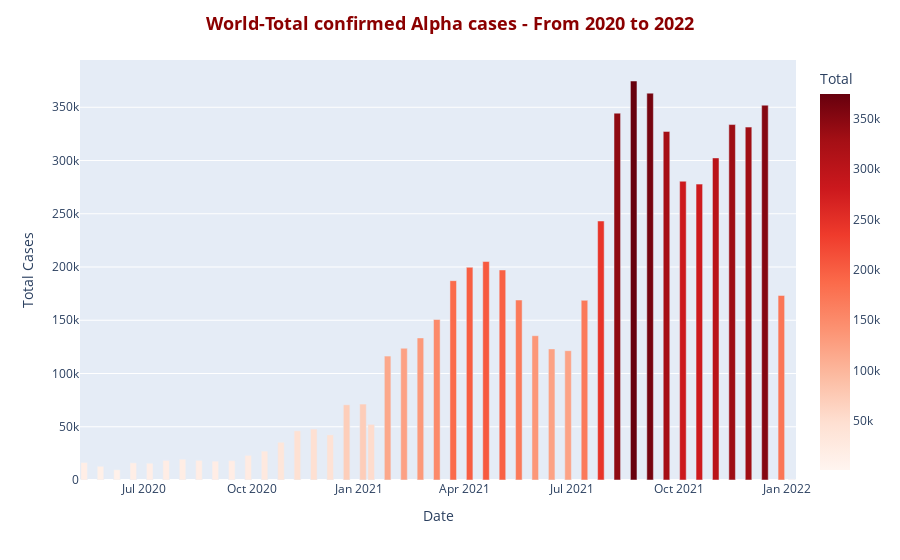

The cell this chart's notebook holds for it:
### Code cell
df_alpha_total = df[df['variant'] == 'Alpha'].groupby('Date')['Total'].sum().reset_index()
fig = px.bar(df_alpha_total,
             x='Date',
             y='Total',
             color='Total',
             color_continuous_scale = 'reds')

fig.update_layout(title = '<b>World-Total confirmed Alpha cases - From 2020 to 2022<b>',
                  title_x = 0.5,
                  title_font = dict(size= 18, color = 'DarkRed'),
                  yaxis = dict(title = 'Total Cases'))
fig.show()

### Figure 1 — Plotly figure (JSON) as saved in the notebook; plotly's stock layout.template omitted (floating-point values rounded to 4 significant figures)
{"data": [{"alignmentgroup": "True", "hovertemplate": "Date=%{x}<br>Total=%{marker.color}<extra></extra>", "legendgroup": "", "marker": {"color": [16436, 12903, 9660, 16160, 15764, 18421, 19535, 18471, 17673, 18154, 23133, 27133, 35456, 46202, 47808, 42410, 70619, 71324, 52251, 116398, 123716, 133425, 150683, 187185, 199741, 205153, 197254, 169011, 135508, 123104, 121436, 168725, 243216, 344500, 374670, 363281, 327337, 280557, 277844, 302444, 333778, 331383, 351966, 173286, 979], "coloraxis": "coloraxis", "pattern": {"shape": ""}}, "name": "", "offsetgroup": "", "orientation": "v", "showlegend": false, "textposition": "auto", "type": "bar", "x": ["2020-05-11", "2020-05-25", "2020-06-08", "2020-06-22", "2020-07-06", "2020-07-20", "2020-08-03", "2020-08-17", "2020-08-31", "2020-09-14", "2020-09-28", "2020-10-12", "2020-10-26", "2020-11-09", "2020-11-23", "2020-12-07", "2020-12-21", "2021-01-04", "2021-01-11", "2021-01-25", "2021-02-08", "2021-02-22", "2021-03-08", "2021-03-22", "2021-04-05", "2021-04-19", "2021-05-03", "2021-05-17", "2021-05-31", "2021-06-14", "2021-06-28", "2021-07-12", "2021-07-26", "2021-08-09", "2021-08-23", "2021-09-06", "2021-09-20", "2021-10-04", "2021-10-18", "2021-11-01", "2021-11-15", "2021-11-29", "2021-12-13", "2021-12-27", "2022-01-05"], "xaxis": "x", "y": [16436, 12903, 9660, 16160, 15764, 18421, 19535, 18471, 17673, 18154, 23133, 27133, 35456, 46202, 47808, 42410, 70619, 71324, 52251, 116398, 123716, 133425, 150683, 187185, 199741, 205153, 197254, 169011, 135508, 123104, 121436, 168725, 243216, 344500, 374670, 363281, 327337, 280557, 277844, 302444, 333778, 331383, 351966, 173286, 979], "yaxis": "y"}], "layout": {"barmode": "relative", "coloraxis": {"colorbar": {"title": {"text": "Total"}}, "colorscale": [[0, "rgb(255,245,240)"], [0.125, "rgb(254,224,210)"], [0.25, "rgb(252,187,161)"], [0.375, "rgb(252,146,114)"], [0.5, "rgb(251,106,74)"], [0.625, "rgb(239,59,44)"], [0.75, "rgb(203,24,29)"], [0.875, "rgb(165,15,21)"], [1, "rgb(103,0,13)"]]}, "legend": {"tracegroupgap": 0}, "margin": {"t": 60}, "title": {"font": {"color": "DarkRed", "size": 18}, "text": "<b>World-Total confirmed Alpha cases - From 2020 to 2022<b>", "x": 0.5}, "xaxis": {"anchor": "y", "domain": [0, 1], "title": {"text": "Date"}}, "yaxis": {"anchor": "x", "domain": [0, 1], "title": {"text": "Total Cases"}}}}
